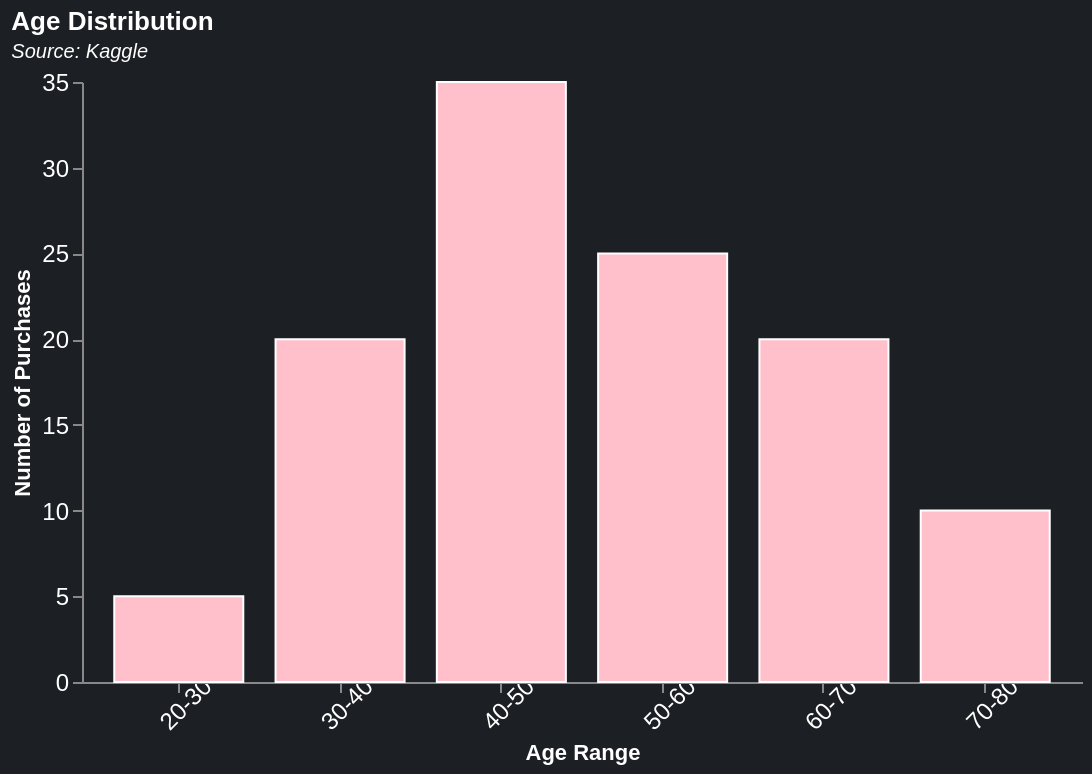

Here is the Vega-Lite specification saved for this chart:
### Vega specification from a JSON file in a GitHub repository (floating-point values rounded to 4 significant figures)
{"$schema": "https://vega.github.io/schema/vega/v5.json", "title": {"text": "Age Distribution ", "subtitle": "Source: Kaggle", "subtitleFontStyle": "italic", "subtitleFontSize": 10, "anchor": "start", "color": "white", "subtitleColor": "white"}, "width": 500, "height": 300, "padding": 5, "background": "#1C1F24", "data": [{"name": "table", "values": [{"bin": "20-30", "count": 5}, {"bin": "30-40", "count": 20}, {"bin": "40-50", "count": 35}, {"bin": "50-60", "count": 25}, {"bin": "60-70", "count": 20}, {"bin": "70-80", "count": 10}]}], "scales": [{"name": "xscale", "type": "band", "domain": {"data": "table", "field": "bin"}, "range": "width", "padding": 0.2}, {"name": "yscale", "type": "linear", "domain": {"data": "table", "field": "count"}, "range": "height", "nice": true}], "axes": [{"orient": "bottom", "scale": "xscale", "labelColor": "white", "labelFontSize": 12, "labelAngle": -45, "title": "Age Range", "titleColor": "white"}, {"orient": "left", "scale": "yscale", "labelColor": "white", "labelFontSize": 12, "title": "Number of Purchases", "titleColor": "white"}], "marks": [{"type": "rect", "from": {"data": "table"}, "encode": {"enter": {"x": {"scale": "xscale", "field": "bin"}, "width": {"scale": "xscale", "band": 1}, "y": {"scale": "yscale", "field": "count"}, "y2": {"scale": "yscale", "value": 0}, "fill": {"value": "pink"}}, "update": {"stroke": {"value": "white"}, "strokeWidth": {"value": 1}}}}]}
